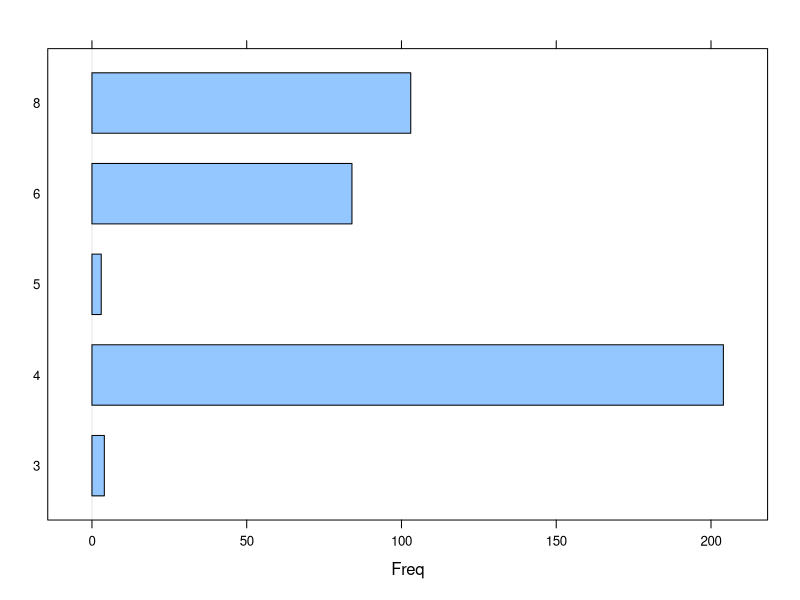
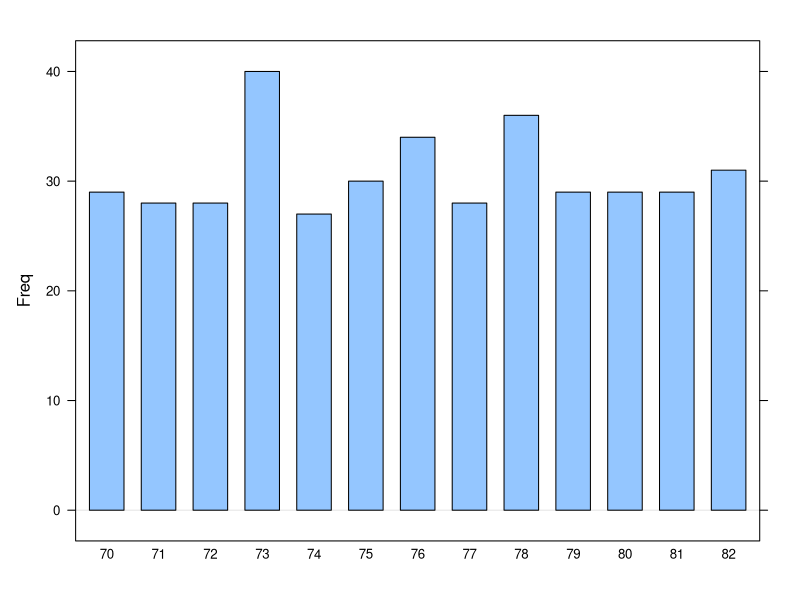
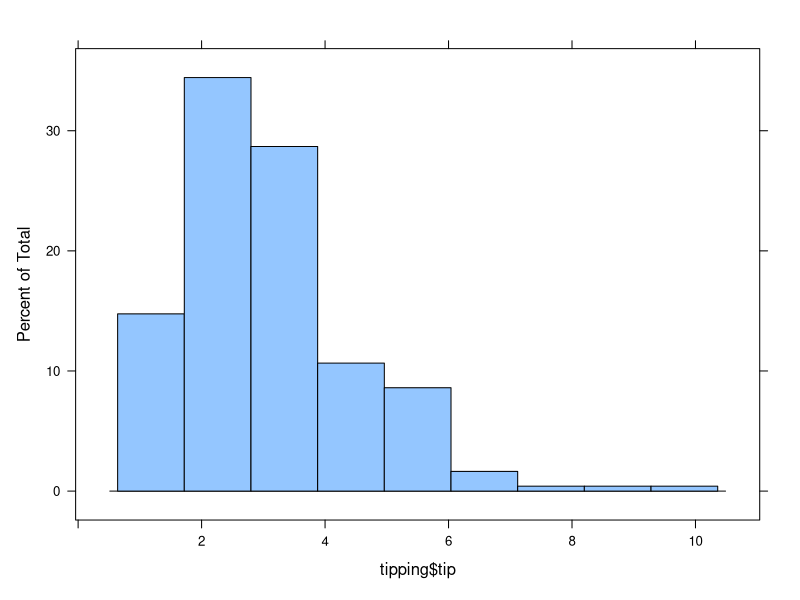
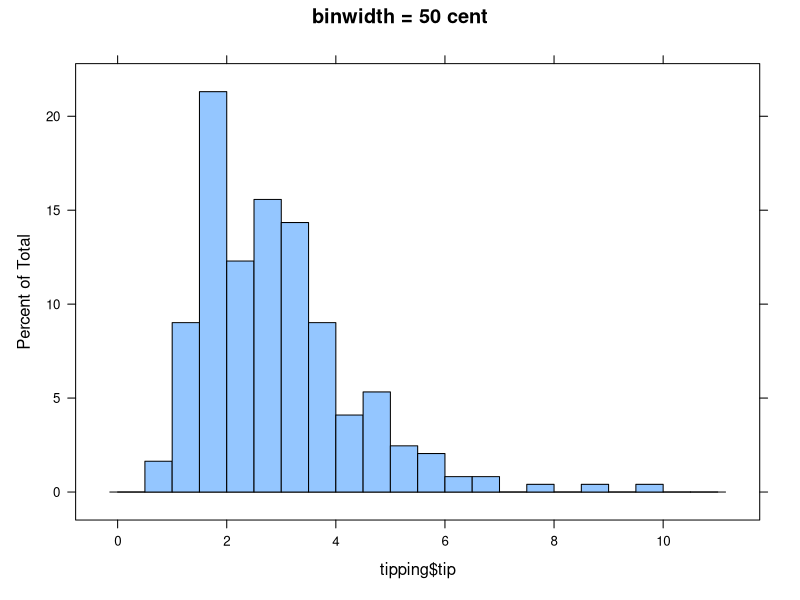
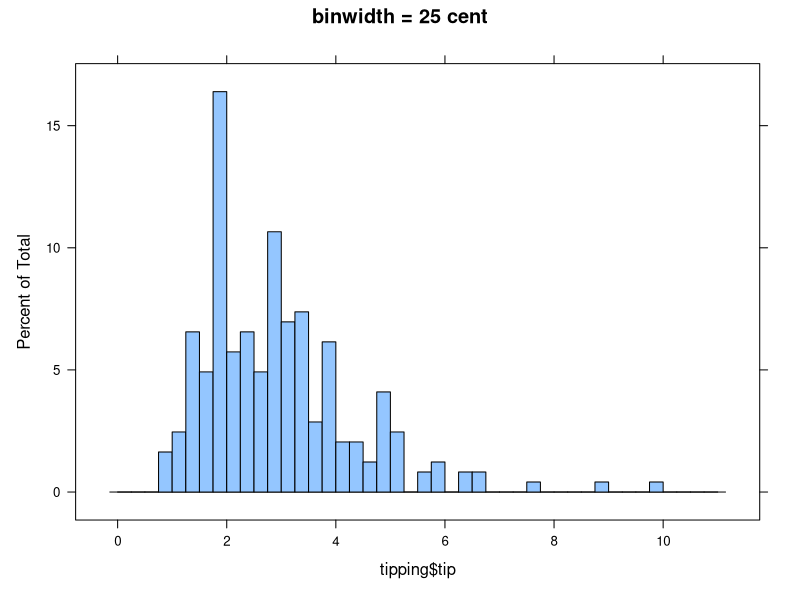
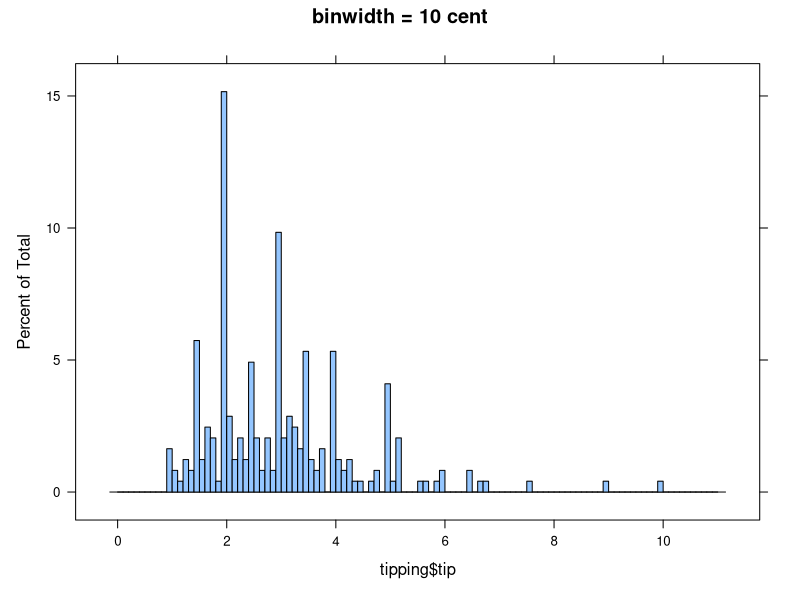
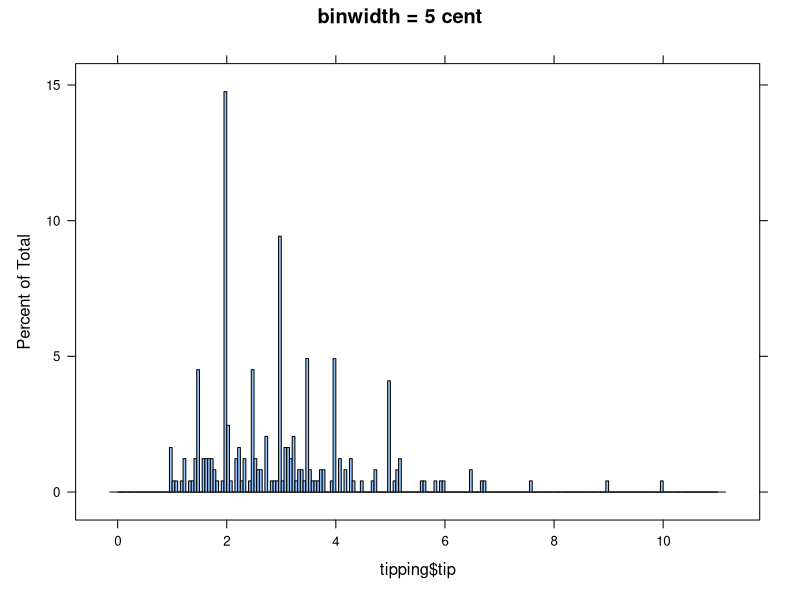
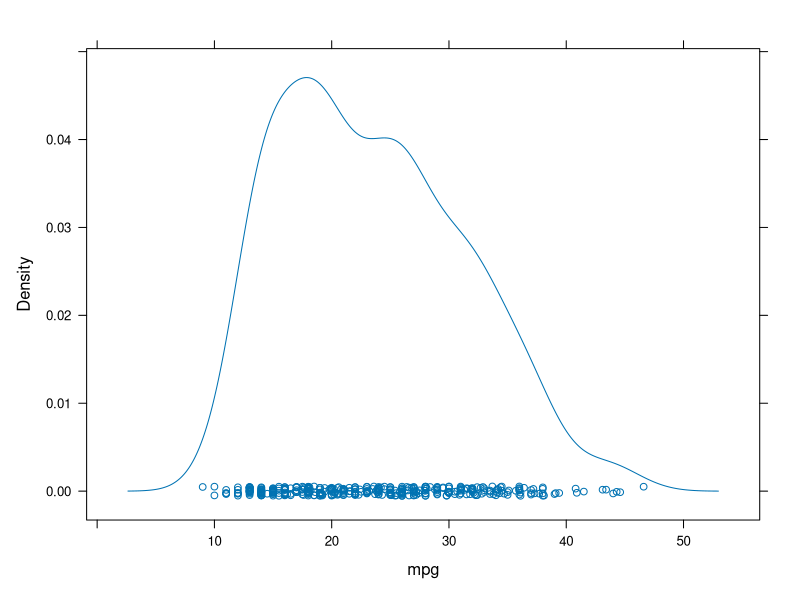

Generate these figures, in order, with R: (Note: this script raises an error after producing the figures.)
## ---- chunk 1
knitr::opts_chunk$set(fig.path='fig/',echo = TRUE)
## ---- chunk 2
autompg <- read.csv("data/auto-mpg.csv", header = TRUE, na.string = ".")
dim(autompg)
head(autompg)
## ---- chunk 3
tipping <- read.csv("./data/tips.csv", header = TRUE)
tipping$tiprate <- tipping$tip/tipping$totbill*100
dim(tipping)
head(tipping)
## ---- chunk 4
library(lattice)
barchart(as.factor(autompg$cylinder))
## ---- chunk 5
barchart(as.factor(autompg$year), horizontal = FALSE)
## ---- chunk 6
histogram(tipping$tip)
## ---- chunk 7
histogram(tipping$tip, breaks = seq(0,11,0.5), main = "binwidth = 50 cent")
histogram(tipping$tip, breaks = seq(0,11,0.25), main = "binwidth = 25 cent")
## ---- chunk 8
histogram(tipping$tip, breaks = seq(0,11,0.1), main = "binwidth = 10 cent")
histogram(tipping$tip, breaks = seq(0,11,0.05), main = "binwidth = 5 cent")
## ---- chunk 9
densityplot(autompg$mpg, xlab="mpg")
## ---- chunk 10
xyplot(tip ~ totbill, pch = 16, data = tipping)
## ---- chunk 11
xyplot(tip ~ totbill | sex, pch = 16, data = tipping)
## ---- chunk 12
xyplot(tip ~ totbill | sex, group = smoker, pch = c(16, 1), data = tipping)
## ---- chunk 13
xyplot(tip ~ totbill | sex + smoker, 
  data = tipping,
  panel = function(x, y){
   panel.grid(h = -1, v = 2)
   panel.xyplot(x,y,pch=16)
   panel.lmline(x,y)
  })
## ---- chunk 14
bwplot(cylinder ~ mpg, data = autompg)
bwplot(cylinder ~ mpg, data = autompg, horizontal = FALSE)
## ---- chunk 15
dotplot(as.factor(cylinder)~mpg, data = autompg)
## ---- chunk 16
library(vcd)
mosaic( ~ sex + size, data =tipping)
mosaic( ~ size + sex, data =tipping)
## ---- chunk 17
cotabplot( ~ size + sex | smoker, data = tipping, panel = cotab_mosaic)
## ---- chunk 18
splom(~autompg[,c(1,3:6)], data = autompg)
## ---- chunk 19
splom(~autompg[c(1,3:6)], groups = cylinder , data = autompg,
  col = c("red", "orange", "blue", "green", "grey50"),
  pch = c(16,2,15,3,1), cex = 0.7, 
  key = list(title = "Various cylinders in autompg",
     columns = 5,
     points = list(pch = c(16, 2, 15, 3, 1),
        col = c("red", "orange", "blue", "green","grey50")),
     text = list(c("3","4","5","6","8"))))
## ---- chunk 20
parallelplot(~ autompg[,c(1,3:6)], data = autompg, horizontal = FALSE)
## ---- chunk 21
parallelplot(~ autompg[,c(1,3:6)] | as.factor(cylinder), data = autompg, horizontal = FALSE)
## ---- chunk 22
cloud(mpg~horsepower*displacement, data = autompg, 
  screen = list(x=-80, y=70))
## ---- chunk 23
abalone <- read.csv("data/abalone.csv", header = TRUE)
dim(abalone)
head(abalone)
## ---- chunk 24
Pconsump <- read.csv("data/power_consumption.csv")
dim(Pconsump)
head(Pconsump)
## ---- chunk 25
library(ggplot2)
qplot(length, wholeW, data = abalone)
## ---- chunk 26
qplot(length, wholeW, data = abalone, colour = sex, shape = sex)
## ---- chunk 27
qplot(length, wholeW, data = abalone, alpha=I(1/10))
## ---- chunk 28
qplot(sex, wholeW, data = abalone, geom = "boxplot")
## ---- chunk 29
qplot(factor(rings), wholeW, data = abalone, geom = "boxplot")
## ---- chunk 30
qplot(sex, wholeW, data = abalone, geom = "jitter")
## ---- chunk 31
qplot(sex, wholeW, data = abalone, geom = "jitter", alpha = I(1/3))
## ---- chunk 32
qplot(wholeW, data = abalone, geom = "histogram", binwidth = 0.05, fill = sex)
## ---- chunk 33
qplot(wholeW, data = abalone, geom = "histogram", binwidth = 0.05, facets = .~sex)
## ---- chunk 34
class(Pconsump$Date) 
class(Pconsump$Time) 
Pconsump$newDate <- as.POSIXlt(Pconsump$Date,format="%d/%m/%Y")
Pconsump$newTime <- as.POSIXlt(Pconsump$Time,format="%H:%M:%S")
Pconsump$year <- format(Pconsump$newDate,"%Y")
## ---- chunk 35
Pconsump.2006.12.17 <- Pconsump[Pconsump$Date == "17/12/2006",]
qplot(newTime, X3, data = Pconsump.2006.12.17, geom = "line")

## ---- chunk 36
Pconsump.12.17<- Pconsump[(Pconsump$Date == "17/12/2006" |Pconsump$Date == "17/12/2007"), ]
qplot(newTime, X3, data = Pconsump.12.17, color = year, geom = "line", linetype = year)
## ---- chunk 37
qplot(newTime, X3, data = Pconsump, facets = Date~., geom = "line")
## ---- chunk 38
plot.basic <- ggplot(tipping, aes(x = totbill,
         y = tip,
         color = sex,
         shape = sex,
         size = tiprate))
## ---- chunk 39
# plot.basic + layer(geom = "point")
# Error: Attempted to create layer with no stat.
plot.basic + geom_point()
## ---- chunk 40
plot.basic + geom_point() + geom_smooth(aes(group = sex))
## ---- chunk 41
plot.stat <- ggplot(abalone, aes(x=rings,y=log(wholeW)))
plot.stat + geom_point(shape=1) + 
 stat_summary(size=3, shape=15, color="red",
        fun.y="mean", geom = "point")
## ---- chunk 42
plot.stat + stat_summary(fun.data = "mean_cl_normal", geom="errorbar")
## ---- chunk 43
q1 <- function(x) quantile(x, p=0.25)
q3 <- function(x) quantile(x, p=0.75)

plot.stat + 
 stat_summary(aes(color="Q1",shape="Q1"), fun.y=q1,geom="point") +
 stat_summary(aes(color="median ",shape="median "), fun.y=median,geom="point") +
 stat_summary(aes(color="Q3",shape="Q3"), fun.y=q3,geom="point") +
 stat_summary(aes(color="min ",shape="min "), fun.y=min,geom="point") +
 stat_summary(aes(color="max",shape="max"), fun.y=max,geom="point") +
 scale_color_hue("Quartile ")+scale_shape("Quartile")
## ---- chunk 44
plot.1D <- ggplot(tipping, aes(x=tip))
plot.1D + geom_histogram() + ggtitle("geom histogram")
plot.1D + stat_bin(geom = "area") + ggtitle("stat_bin, geom_area")
## ---- chunk 45
plot.1D + stat_bin(geom = "point") + ggtitle("stat_bin, geom_point")
plot.1D + stat_bin(geom = "line") + ggtitle("stat_bin, geom_line")
## ---- chunk 46
plot.pos <- ggplot(tipping,aes(x = day, fill = sex, shape = sex)) 
plot.pos + geom_bar(position = "stack") + ggtitle("stack") + theme(legend.position="none")
plot.pos+ geom_bar(position = "dodge") + ggtitle("dodge") + theme(legend.position="none ")

## ---- chunk 47
plot.pos + geom_bar(position  = "fill") + ggtitle("fill") + theme(legend.position="none ")
plot.pos + geom_point(aes(y=totbill,color=sex,shape=sex),position="jitter") + ggtitle("jitter") + theme(legend.position="none  ")

## ---- chunk 48
plot.pos <- ggplot(tipping,aes(x   = day  , fill = sex, shape = sex))
plot.pos + geom_bar(position  = "identity") + ggtitle("identity") + theme(legend.position="none ")
plot.pos + geom_bar(position  = "identity", alpha  = I(0.5)) + ggtitle("identity with alpha") + theme(legend.position="none ")

## ---- chunk 49
plot.scale1  <- ggplot(tipping,  aes(x=totbill,  y = tip, color = sex, shape = sex, size  = size)) + geom_point()
plot.scale1  + scale_color_hue("Gender", labels = c("Female", "Male"))

## ---- chunk 50
 plot.scale1 + scale_color_brewer(palette="Set1")
## ---- chunk 51
plot.scale2  <- ggplot(tipping,aes(x=totbill,y=tip)) + geom_point()
plot.scale2  + scale_x_continuous(breaks=c(20,40)) + scale_y_continuous(breaks=1:10)
## ---- chunk 52
#plot.scale2 + coord_trans(xtrans="log10",ytrans="sqrt")
# Error: `xtrans` arguments is deprecated; please use `x` instead.
plot.scale2 + coord_trans(x="log10",y="sqrt")
## ---- chunk 53
plot.facet <- ggplot(tipping,aes(x = totbill, y = tip)) + geom_point()
plot.facet +  facet_grid(sex ~ smoker , margins  = TRUE)
## ---- chunk 54
plot.facet + facet_wrap(~ size, ncol = 6)
## ---- chunk 55
tipping$tipgroup1 <-  cut_interval(tipping$tiprate,n=3)
tipping$tipgroup2 <-  cut_number(tipping$tiprate,n=3)
plot.newfacet <- ggplot(tipping,aes(x=totbill,y=tip)) + geom_point()
plot.newfacet + facet_wrap(~tipgroup1)
plot.newfacet + facet_wrap(~tipgroup2)
## ---- chunk 56
plot.theme <- ggplot(tipping, aes(x = totbill, y = tip))
plot.theme + geom_point() + xlab("Total Bill") + ylab("Tip") + ggtitle("Total Bill and Tip")

## ---- chunk 57
plot.theme + geom_point() + xlab("Total Bill") + ylab("Tip") + ggtitle("Total Bill and Tip") + theme(plot.title = element_text(color = " red", face = "bold", hjust = 0))

## ---- chunk 58
last_plot()+theme_bw()+ theme(panel.grid.major=element_blank(),
                              panel.grid.minor=element_blank(),
                              panel.border=element_blank(),
                              axis.line  = element_line())
## ---- chunk 59
plot.theme  +
    geom_point(aes(color = sex, shape = sex))  +
    theme(legend.position = "none ")

## ---- chunk 60
lm.result <- lm(tip~totbill,data = tipping)
ab <- round(coef(lm.result),2)
ggplot(tipping,aes(x=totbill,y=tip))+
          geom_point()+
          geom_smooth(method="lm")+
          geom_text(data  = NULL,x=10,y=8.5,
            label=paste("y =",ab[1],"+",ab[2],"x"), hjust=0)  +
          ggtitle(expression(paste(hat(beta)[0],"+",hat(beta)[1],"x")))

## ---- chunk 61
ggsave("sample-plot.png")

